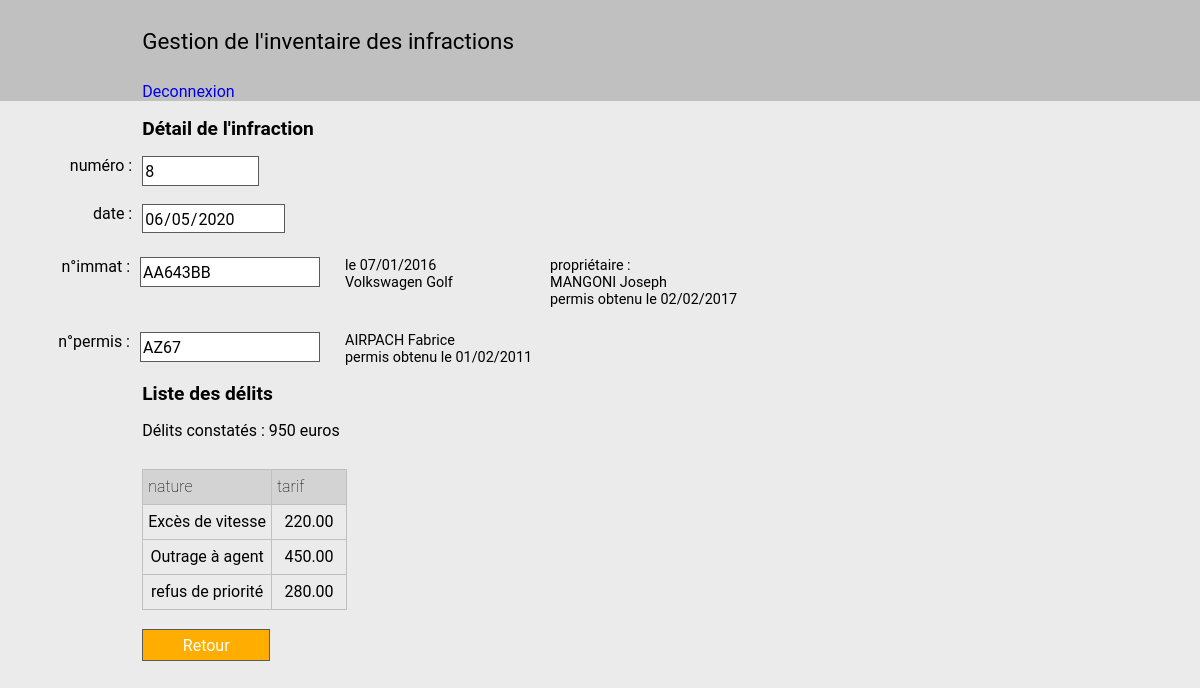
Page /controleur/inf_edit.php?op=v&id=8 (signed in) on the committed database.
### tables this page shows
CREATE TABLE `INFRACTION` 
(
  `id_inf` int(11) NOT NULL,
  `date_inf` date NOT NULL,
  `num_immat` varchar(8) NOT NULL,
  `num_permis` varchar(4) DEFAULT NULL,

  PRIMARY KEY (`id_inf`)
);

CREATE TABLE `DELIT` 
(
  `id_delit` int(11) NOT NULL AUTO_INCREMENT,
  `nature` varchar(40) NOT NULL,
  `tarif` decimal(6,2) NOT NULL DEFAULT '0.00',

  PRIMARY KEY (`id_delit`)
);

### controleur/inf_edit.php (the view, shortened to what the rows shown need)
<?php
    include_once "../modele/infractionDAO.class.php";
    include_once "../modele/conducteurDAO.class.php";
    include_once "../modele/vehiculeDAO.class.php";
    include_once "../modele/delitByInfractionDAO.class.php";
    $estAdmin = isset($_SESSION["admin"]);
    $op 	= isset($_SESSION["op_inf"])?$_SESSION["op_inf"]:(isset($_GET["op"])?$_GET["op"]:"");
    $visu   = $op == 'v';
    $ajout 	= $op == 'a';
    $modif 	= $op == 'm';
    $suppr 	= $op == 's';
    $id     = isset($_SESSION["id"])?$_SESSION["id"]:(isset($_GET["id"])?$_GET["id"]:"");
    if (($ajout && $id == "" || $op != "" && $id != "") && ($estAdmin || !$estAdmin && $visu))
    {
        $infractionDAO = new InfractionDAO();
        $conducteurDAO = new ConducteurDAO();
        $vehiculeDAO   = new VehiculeDAO();
        $delitDAO      = new DelitDAO();
        $delitByInfractionDAO = new DelitByInfractionDAO();
        $titre = $visu?"Détail de l'infraction":($ajout?"Nouvelle infraction":($modif?"Modification d'une infraction":"Suppression de l'infraction"));
        $valeurs = [];
        $valeurs["id"] = isset($_POST["infId"])?$_POST["infId"]:$id;
        $valeurs["date"] = isset($_POST["infDate"])?$_POST["infDate"]:(isset($_SESSION["date"])?$_SESSION["date"]:"");
        $valeurs["immat"] = isset($_POST["infImmat"])?trim($_POST["infImmat"]):(isset($_SESSION["immat"])?$_SESSION["immat"]:"");
        $valeurs["permis"] = isset($_POST["infPermis"])?trim($_POST["infPermis"]):(isset($_SESSION["permis"])?$_SESSION["permis"]:"");
        $valeurs["id_delit"] = isset($_SESSION["id_delit"])?$_SESSION["id_delit"]:[];
        $valeurs["detailVehicule"] = "\r\n";
        $valeurs["detailProprio"] = "\r\n";
        $valeurs["detailConducteur"] = "\r\n";
        $erreurs = ["date" => "", "immat" => "", "permis" => "", "delit" => ""];
        $btnRetourValiderAnnuler = $visu?'<input type="submit" id="retour" class="retour" name="Retour" value="Retour"/>'
                                        :'<input type="submit" id="valider" name="Valider" value="Valider"/>&emsp;<input type="submit" id="annuler" name="Annuler" value="Annuler"/>';
        if (isset($_POST["Valider"]))
        {
            if (!isset($valeurs["date"]) || strlen($valeurs["date"]) == 0)
            {
                $erreurs["date"] = "La date de l'infraction doit être renseignée.";
            }
            else if ($valeurs["date"] > date("Y-m-d"))
            {
                $erreurs["date"] = "La date d'infraction doit être antérieure ou égale à la date du jour.";
            }
            if (!isset($valeurs["immat"]) || strlen($valeurs["immat"]) == 0)
            {
                $erreurs["immat"] = "L'immatriculation doit être renseignée.";
            }
            else if ($vehiculeDAO->getByNumImmat($valeurs["immat"])->getNumImmat() == "")
            {
                $erreurs["immat"] = "Numéro d'immatriculation inconnu.";
            }
            if (isset($valeurs["permis"]) && strlen($valeurs["permis"]) != 0)
            {
                if ($conducteurDAO->getByNumPermis($valeurs["permis"])->getNumPermis() == "")
                {
                    $erreurs["permis"] = "Numéro de permis inconnu.";
                }
            }
            if ($valeurs["id_delit"] == [])
            {
                $erreurs["delit"] = "L'infraction doit comporter au moins un délit.";
            }
            $nbErreurs = 0;
            foreach ($erreurs as $erreur)
            {
                if ($erreur != "") $nbErreurs++;
            }
            if ($nbErreurs == 0)
            {
                $infraction = new Infraction($valeurs["id"], $valeurs["date"], $valeurs["immat"], $valeurs["permis"]);
                if ($ajout)
                {
                    $infractionDAO->insert($infraction);
                }
                else
                {
                    $infractionDAO->update($infraction);
                    $delits = $delitDAO->getAll();
                    foreach ($delits as $delit)
                    {
                        if (!in_array($delit->getIdDelit(), $_SESSION["id_delit"]))
                        {
                            if ($delitByInfractionDAO->existe($valeurs["id"], $delit->getIdDelit()))
                            {
                                $delitByInfractionDAO->delete($valeurs["id"], $delit->getIdDelit());
                            }
                        }
                    }
                }
                foreach($_SESSION["id_delit"] as $id_delit)
                {
                    if (!$delitByInfractionDAO->existe($valeurs["id"], $id_delit))
                    {
                        $delit = $delitDAO->getByIdDelit($id_delit);
                        $delitByInfraction = new DelitByInfraction($valeurs["id"], $delit);
                        $delitByInfractionDAO->insert($delitByInfraction);
                    }
                }
                $retour = true;
            }
        }
        else if (isset($_POST["Annuler"]) || isset($_POST["Retour"]))
        {
            $retour = true;
        }
        else if (isset($_POST["AjoutDelit"]))
        {
            header("location: inf_delit_edit.php?op=a&id_inf=".$valeurs["id"]."");
        }
        else if (isset($_POST["SupprDelit"]))
        {
            header("location: inf_delit_edit.php?op=s&id_inf=".$valeurs["id"]."&id_del=".$_POST["SupprDelit"]."");
        }
        else if ($ajout && ($valeurs["id"] == "" && $valeurs["date"] == "" && $valeurs["immat"] == "" && $valeurs["permis"] == "" && $valeurs["id_delit"] == []))
        {
            $valeurs["id"] = $infractionDAO->getNewIdInf();
            $_SESSION["date"] = $valeurs["date"] = date("Y-m-d");
        }
        else if (!$ajout && ($valeurs["date"] == "" && $valeurs["immat"] == "" && $valeurs["permis"] == "" && $valeurs["id_delit"] == []))
        {
            $infraction = $infractionDAO->getByIdInf($valeurs["id"]);
            $valeurs["id"] = $infraction->getIdInf();
            $_SESSION["date"] = $valeurs["date"] = $infraction->getDateInf();
            $_SESSION["immat"] = $valeurs["immat"] = $infraction->getNumImmat();
            $_SESSION["permis"] = $valeurs["permis"] = $infraction->getNumPermis();
            $valeurs["id_delit"] = $_SESSION["id_delit"];
        }
        if ($valeurs["immat"] != "")
        {
            $vehicule = $vehiculeDAO->getByNumImmat($valeurs["immat"]);
            $conducteur = $conducteurDAO->getByNumPermis($vehicule->getNumPermis());
            if ($vehicule->getNumImmat() != "")
            {
                $valeurs["detailVehicule"] = "le ".date("d/m/Y", strtotime($vehicule->getDateImmat()))."\r\n".$vehicule->getMarque()." ".$vehicule->getModele();
                $valeurs["detailProprio"] = "propriétaire : \r\n".$conducteur->getNom()." ".$conducteur->getPrenom()."\r\npermis obtenu le ".date("d/m/Y", strtotime($conducteur->getDatePermis()));
            }
            else
            {
                $valeurs["detailVehicule"] = "véhicule inconnu";
            }
        }
        if ($valeurs["permis"] != "")
        {
            $conducteur = $conducteurDAO->getByNumPermis($valeurs["permis"]);
            if ($conducteur->getNumPermis() != "")
            {
                $valeurs["detailConducteur"] = $conducteur->getNom()." ".$conducteur->getPrenom()."\r\npermis obtenu le ".date("d/m/Y", strtotime($conducteur->getDatePermis()));
            }
            else
            {
                $valeurs["detailConducteur"] = "conducteur inconnu";
            }
        }
        $lignes = [];
        $montant = 0;
        foreach($valeurs["id_delit"] as $id_delit)
        {
            $delit = $delitDAO->getByIdDelit($id_delit);
            $ch = "";
            $ch .= "<td>".$delit->getNature()."</td>";
            $ch .= "<td>".$delit->getTarif()."</td>";
            $lignes[] = "<tr>$ch</tr>";
            $montant += (int)$delit->getTarif();
        }
        $labelDelit = "Délits constatés : $montant euro";
        if ($montant > 0)
        {
            $labelDelit .= "s";
        }
        include_once "../vue/inf_edit.view.php";
    }
    else
    {
        header("location: inf_liste.php");
    }
?>

### vue/inf_edit.view.php (shortened to what the rows shown need)
<!DOCTYPE html>
<html>
    <head>
        <link type="text/css" rel="stylesheet" href="../vue/style/style.css">
    </head>
    <body>
        <?php include_once "../vue/header.php" ?>
        <section>
            <label></label>
            <h1><?php echo $titre ?></h1>
        </section>
        <form action="inf_edit.php" method="post">
            <section>
                <label for="infInf">numéro :</label>
                <div>
                    <input id="infId" size="8" type="text" name="infId" value="<?php echo $valeurs["id"] ?>" readonly="readonly">
                </div>
            </section>
            <section>
                <label for="infDate">date :</label>
                <div>
                    <?php
                        echo "<input  id='infDate' type='date' name='infDate' value='".$valeurs["date"]."' ";
                        if (!$ajout)
                        {
                            echo "readonly='readonly'";
                        }
                        echo ">";
                    ?>
                    <br/>
                </div>
            </section>
            <section class="inf_rubrique">
                <label for="infImmat">n°immat :</label>
                <div>
                    <?php
                        echo "<input  id='infImmat' size='15' type='text' name='infImmat' value='".$valeurs["immat"]."' ";
                        if ($visu || $suppr)
                        {
                            echo "readonly='readonly'";
                        }
                        echo ">";
                    ?>
                    <br/>
                </div>
                <label class="inf_commentaire"><?= $valeurs["detailVehicule"] ?></label>
                <label class="inf_commentaire"><?= $valeurs["detailProprio"] ?></label>
            </section class="inf_rubrique">
            <br/>
            <section class="inf_rubrique">
                <label for="infPermis">n°permis :</label>
                <div>
                    <?php
                        echo "<input  id='infPermis' size='15' type='text' name='infPermis' value='".$valeurs["permis"]."' ";
                        if ($visu || $suppr)
                        {
                            echo "readonly='readonly'";
                        }
                        echo ">";
                    ?>
                    <br/>
                </div>
                <label class="inf_commentaire"><?= $valeurs["detailConducteur"] ?></label>
            </section>
            <section>
                <label></label>
                <h1>Liste des délits</h1>
            </section>
            <section>
                <label></label>
                <label style="text-align:left"><?= $labelDelit ?></label>
            </section>
            <section>
                <label></label>
                <div>
                    <table name="table_delit">
                        <thead>
                            <tr>
                                <th>nature</th>
                                <th>tarif</th>
                            </tr>
                        </thead>
                        <tbody>
                            <?php
                                foreach($lignes as $ligne)
                                {
                                    echo $ligne;
                                }
                            ?>
                        </tbody>
                    </table>
                </div>
            </section>
            <br/>
            <section>
                <label>&nbsp;</label>
                <div>
                    <?php echo $btnRetourValiderAnnuler ?>
                </div>
            </section>
        </form>
    </body>
</html>

### rows in the picture
infraction: infId "8", infDate "06/05/2020", infImmat "AA643BB", infPermis "AZ67"
delit: nature "Excès de vitesse", tarif "220.00"
delit: nature "Outrage à agent", tarif "450.00"
delit: nature "refus de priorité", tarif "280.00"

### other values in the picture
$titre "Détail de l'infraction"
$valeurs["detailVehicule"] "le 07/01/2016 Volkswagen Golf"
$valeurs["detailProprio"] "propriétaire : MANGONI Joseph permis obtenu le 02/02/2017"
$valeurs["detailConducteur"] "AIRPACH Fabrice permis obtenu le 01/02/2011"
$labelDelit "Délits constatés : 950 euros"
